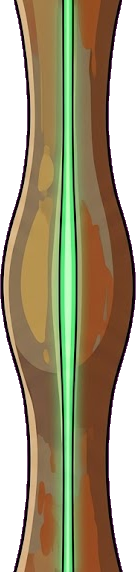
#> input picture tools/pillars/alien.webp, 136 x 572 px
$ python make_icons.py pillars/alien.webp
#> lines starting #> are read from the running program, lines starting #| are printed output that depends on the picture
#> further down, master is the input picture: PIL image 136x572 RGBA; mean R, G, B, A 110.4, 91.6, 69.3, 187.2
#| master: (136, 572) RGBA
# -*- coding: utf-8 -*-
"""Build the icon set from the one master artwork.

   THE MASTER HAS ITS ROUNDED CORNERS BAKED IN, IN BLACK. That is fine for a
   favicon and fine for iOS -- which masks with a rounded rect of very nearly
   this shape, so the black never shows -- and it is wrong for Google Play,
   which wants a full 512x512 with alpha and applies its own mask. Handing Play
   a baked corner gets you a black notch in every surface that masks less
   aggressively than the artwork does.

   So the corners are flood-filled to transparent from each corner inwards,
   rather than by thresholding the whole image: the chicken has a black outline
   and half the sunburst has black in it, and a global "near-black is
   transparent" pass would eat holes out of the bird.
"""
import os, sys
from PIL import Image
from collections import deque

ROOT = os.path.dirname(os.path.dirname(os.path.abspath(__file__)))
SRC  = sys.argv[1] if len(sys.argv) > 1 else r"C:\Users\it\Desktop\Dont Get Hit Icon.png"
OUT  = os.path.join(ROOT, "icon")
os.makedirs(OUT, exist_ok=True)

NEAR_BLACK = 34          # 0-255; the corners measured (0,0,0)

def corner_alpha(im):
    """Flood the baked corner mask to alpha 0, from the four corners only."""
    im = im.convert("RGBA")
    w, h = im.size
#> w = 136; h = 572
    px = im.load()
    seen = bytearray(w * h)
    q = deque()
    for sx, sy in ((0, 0), (w - 1, 0), (0, h - 1), (w - 1, h - 1)):
        r, g, b, _ = px[sx, sy]
        if max(r, g, b) <= NEAR_BLACK:
            q.append((sx, sy)); seen[sy * w + sx] = 1
#> this loop made 4 passes
#> (r, g, b) on passes 1 to 4: (0, 0, 0), (31, 0, 27), (97, 57, 97), (100, 60, 100)
    n = 0
    while q:
        x, y = q.popleft()
        px[x, y] = (0, 0, 0, 0); n += 1
        for dx, dy in ((1, 0), (-1, 0), (0, 1), (0, -1)):
            nx, ny = x + dx, y + dy
            if 0 <= nx < w and 0 <= ny < h and not seen[ny * w + nx]:
                r, g, b, _ = px[nx, ny]
                if max(r, g, b) <= NEAR_BLACK:
                    seen[ny * w + nx] = 1
                    q.append((nx, ny))
#> this loop made 10457 passes
#> (x, y) on passes 1 to 3: (0, 0), (135, 0), (1, 0)
#> after the loop, n = 10457
    return im, n

def save(im, name, size, opaque=False, bg=(0, 0, 0)):
    o = im.resize((size, size), Image.LANCZOS)
    if opaque:
        flat = Image.new("RGB", (size, size), bg)
        flat.paste(o, (0, 0), o if o.mode == "RGBA" else None)
        o = flat
    p = os.path.join(OUT, name)
    o.save(p)
    print("  %-22s %4dx%-4d %7d bytes" % (name, size, size, os.path.getsize(p)))

master = Image.open(SRC)
print("master:", master.size, master.mode)

cut, n = corner_alpha(master)
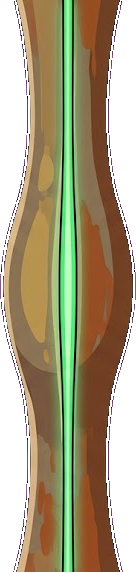
#> cut: PIL image 136x572 RGBA; mean R, G, B, A 108.6, 91.5, 67.9, 179.5; transparent parts drawn white
#> n = 10457
print("corner pixels made transparent: %d (%.2f%% of the image)" % (n, 100.0 * n / (master.size[0] * master.size[1])))
#| corner pixels made transparent: 10457 (13.44% of the image)

print("\nwith alpha corners -- Play listing, PWA, favicon:")
save(cut, "icon-512.png", 512)      # Play Store listing + PWA
save(cut, "icon-192.png", 192)      # PWA / Android home screen
save(cut, "icon-96.png",   96)
#> call 3 of save, with name = 'icon-96.png', size = 96, opaque = False, bg = (0, 0, 0)
#> in save (call 3), `o = im.resize((size, size), Image.LANCZOS)`:
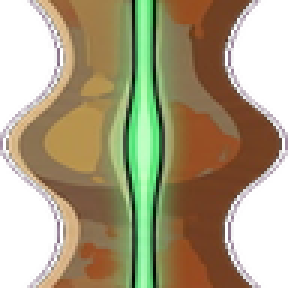
#> o: PIL image 96x96 RGBA (shown 3 times larger); mean R, G, B, A 98.1, 85.5, 56.9, 179.6; transparent parts drawn white
save(cut, "favicon-32.png", 32)
#> call 4 of save, with name = 'favicon-32.png', size = 32, opaque = False, bg = (0, 0, 0)
#> in save (call 4), `o = im.resize((size, size), Image.LANCZOS)`:
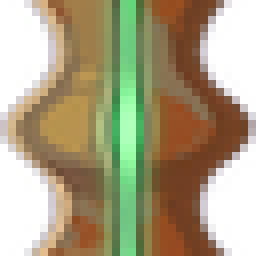
#> o: PIL image 32x32 RGBA (shown 8 times larger); mean R, G, B, A 105.5, 92.6, 62.9, 179; transparent parts drawn white
save(cut, "favicon-16.png", 16)
#> in save (call 5), `o = im.resize((size, size), Image.LANCZOS)`:
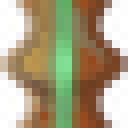
#> o: PIL image 16x16 RGBA (shown 8 times larger); mean R, G, B, A 117.4, 101.7, 68, 178.9; transparent parts drawn white

print("\nopaque -- iOS masks its own corners, so the baked ones never show:")
save(master, "apple-touch-icon.png", 180, opaque=True)
#> in save (call 6), `o = im.resize((size, size), Image.LANCZOS)`:
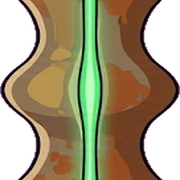
#> o: PIL image 180x180 RGBA; mean R, G, B, A 96.7, 84.5, 55.8, 187.3; transparent parts drawn white
#> in save (call 6), `flat = Image.new("RGB", (size, size), bg)`: flat: PIL image 180x180 RGB; every value is 0
#> in save (call 6), `flat.paste(o, (0, 0), o if o.mode == "RGBA" else None)`:
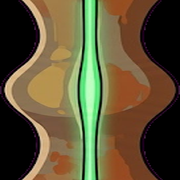
#> flat: PIL image 180x180 RGB; mean R, G, B 94.9, 83.9, 54

# A real .ico so a bare /favicon.ico request is not a 404
ico = os.path.join(OUT, "favicon.ico")
cut.resize((64, 64), Image.LANCZOS).save(ico, sizes=[(16, 16), (32, 32), (48, 48), (64, 64)])
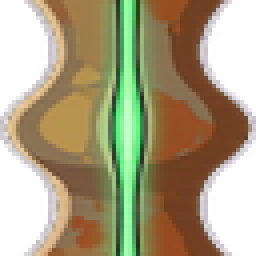
#> saved as favicon.ico: PIL image 64x64 RGBA (shown 4 times larger); mean R, G, B, A 99.2, 86.7, 57.8, 179.2; transparent parts drawn white
print("  %-22s multi-size %7d bytes" % ("favicon.ico", os.path.getsize(ico)))

# The master, kept in the repo so the set can be rebuilt without the Desktop file
mp = os.path.join(OUT, "icon-master.png")
master.save(mp)
print("  %-22s %4dx%-4d %7d bytes" % ("icon-master.png", master.size[0], master.size[1], os.path.getsize(mp)))
#|   icon-master.png         136x572    65930 bytes
print("\nrebuild with:  python tools/make_icons.py")

$ run again, on tools/pillars/cherno.webp
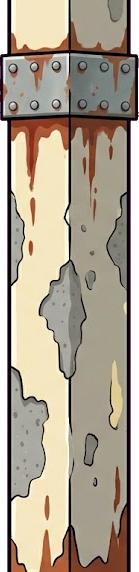
#> input picture tools/pillars/cherno.webp, 139 x 572 px
#> master is the input picture: PIL image 139x572 RGBA; mean R, G, B, A 155.1, 139.9, 126.6, 229.6
#| master: (139, 572) RGBA
#> the loop in corner_alpha, `for sx, sy in ((0, 0), (w - 1, 0), (0, h - 1), (w - 1, h - 1)):` made 4 passes
#> (r, g, b) on passes 1 to 4: (0, 0, 0), (80, 40, 80), (55, 15, 55), (59, 19, 59)
#> the loop in corner_alpha, `while q:` made 4603 passes
#> (x, y) on passes 1 to 3: (0, 0), (1, 0), (0, 1)
#> after the loop in corner_alpha, `while q:`: n = 4603
#> `cut, n = corner_alpha(master)`:
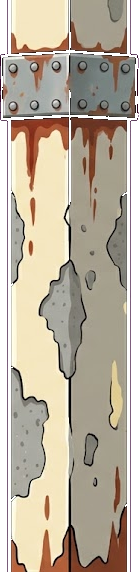
#> cut: PIL image 139x572 RGBA; mean R, G, B, A 154.6, 139.8, 126.4, 216.1; transparent parts drawn white
#| corner pixels made transparent: 4603 (5.79% of the image)
#> o: PIL image 192x192 RGBA
#> o: PIL image 96x96 RGBA
#> o: PIL image 32x32 RGBA
#> o: PIL image 16x16 RGBA
#> o: PIL image 180x180 RGBA
#> `cut.resize((64, 64), Image.LANCZOS).save(ico, sizes=[(16, 16), (32, 32..`:
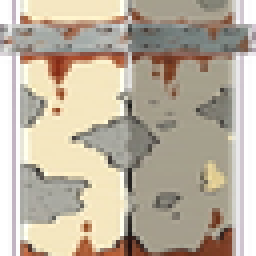
#> saved as favicon.ico: PIL image 64x64 RGBA (shown 4 times larger); mean R, G, B, A 157, 143.1, 128.4, 215.3; transparent parts drawn white
#|   icon-master.png         139x572    90991 bytes

$ run again, on tools/pillars/cia.webp
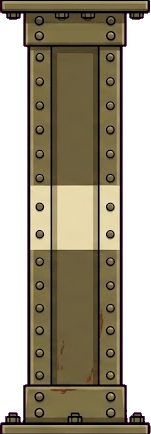
#> input picture tools/pillars/cia.webp, 151 x 434 px
#> master is the input picture: PIL image 151x434 RGBA; mean R, G, B, A 102.8, 80.5, 74.3, 170.5
#| master: (151, 434) RGBA
#> the loop in corner_alpha, `for sx, sy in ((0, 0), (w - 1, 0), (0, h - 1), (w - 1, h - 1)):` made 4 passes
#> (r, g, b) on passes 1 to 4: (46, 0, 29), (43, 3, 43), (41, 0, 28), (94, 54, 94)
#> after the loop in corner_alpha, `while q:`: n = 0
#| corner pixels made transparent: 0 (0.00% of the image)
#> o: PIL image 192x192 RGBA
#> o: PIL image 96x96 RGBA
#> o: PIL image 32x32 RGBA
#> o: PIL image 16x16 RGBA
#> o: PIL image 180x180 RGBA
#> in save (call 6), `flat.paste(o, (0, 0), o if o.mode == "RGBA" else None)`:
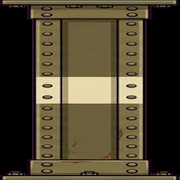
#> flat: PIL image 180x180 RGB; mean R, G, B 76.7, 68.2, 47.9
#> `cut.resize((64, 64), Image.LANCZOS).save(ico, sizes=[(16, 16), (32, 32..`:
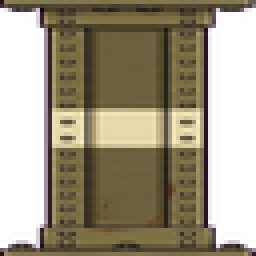
#> saved as favicon.ico: PIL image 64x64 RGBA (shown 4 times larger); mean R, G, B, A 80.1, 69.3, 51.2, 170.6; transparent parts drawn white
#|   icon-master.png         151x434    57807 bytes

$ run again, on tools/pillars/empire.webp
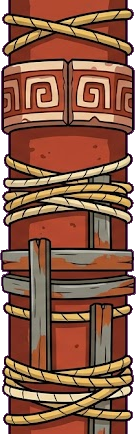
#> input picture tools/pillars/empire.webp, 136 x 434 px
#> master is the input picture: PIL image 136x434 RGBA; mean R, G, B, A 126, 78.7, 61.6, 235.8
#| master: (136, 434) RGBA
#> the loop in corner_alpha, `for sx, sy in ((0, 0), (w - 1, 0), (0, h - 1), (w - 1, h - 1)):` made 4 passes
#> (r, g, b) on passes 1 to 4: (0, 0, 0), (63, 23, 63), (69, 29, 69), (69, 29, 69)
#> the loop in corner_alpha, `while q:` made 684 passes
#> (x, y) on passes 1 to 3: (0, 0), (1, 0), (0, 1)
#> after the loop in corner_alpha, `while q:`: n = 684
#| corner pixels made transparent: 684 (1.16% of the image)
#> o: PIL image 192x192 RGBA
#> o: PIL image 96x96 RGBA
#> o: PIL image 32x32 RGBA
#> o: PIL image 16x16 RGBA
#> o: PIL image 180x180 RGBA
#> `cut.resize((64, 64), Image.LANCZOS).save(ico, sizes=[(16, 16), (32, 32..`:
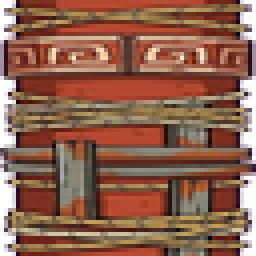
#> saved as favicon.ico: PIL image 64x64 RGBA (shown 4 times larger); mean R, G, B, A 125.2, 79.3, 61, 235.9; transparent parts drawn white
#|   icon-master.png         136x434   118454 bytes
